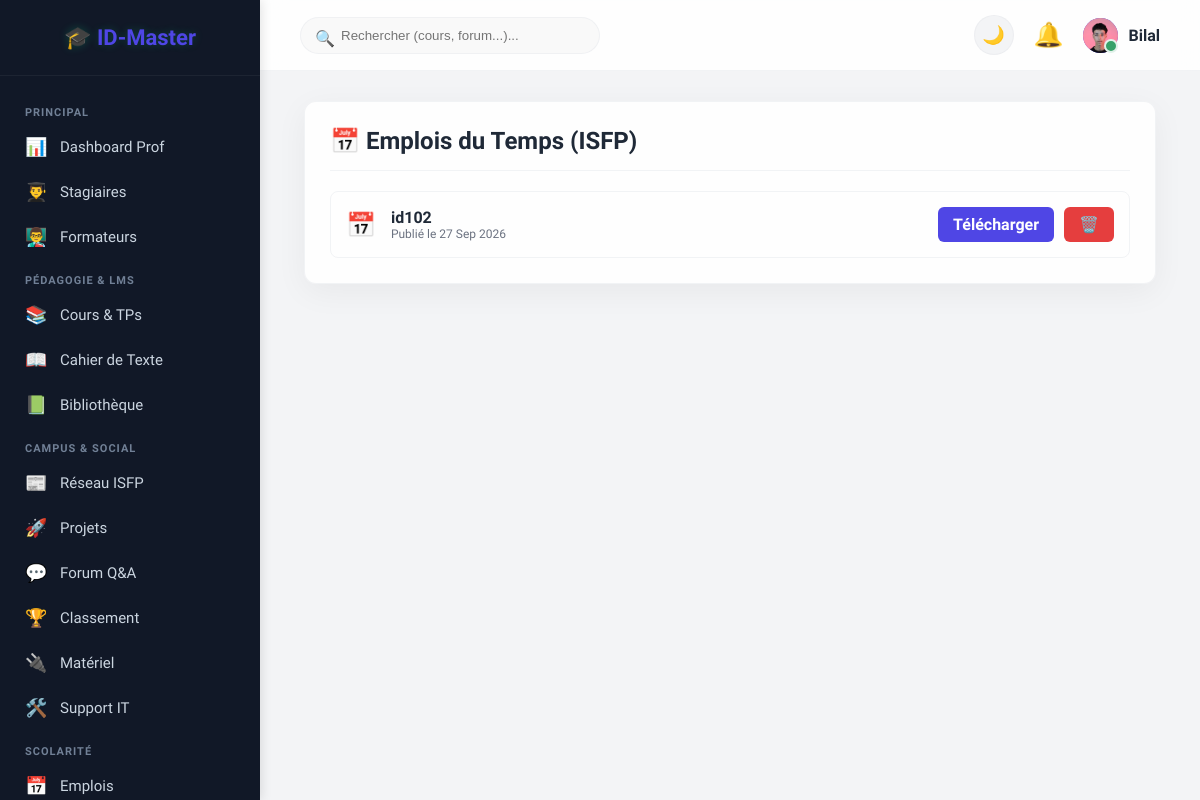
Screenshot of /lms/emploi-du-temps/ (signed in) with the database file from the repository.
### accounts/models.py (models this page shows, shortened)
class CustomUser(AbstractUser):
    ROLE_CHOICES = (('admin', 'Administrateur'), ('professor', 'Professeur'), ('etudiant', 'Étudiant'))
    role = models.CharField(max_length=20, choices=ROLE_CHOICES, default='etudiant')
    profile_picture = models.ImageField(upload_to='profiles/', blank=True, null=True)
    numero_cef = models.CharField(max_length=50, blank=True, null=True, verbose_name="N° Inscription (CEF)")
    last_activity = models.DateTimeField(default=timezone.now)

### lms/models.py (models this page shows, shortened)
class DocumentScolarite(models.Model):
    DOC_TYPES = (
        ('emploi', 'Emploi du Temps'),
        ('resultats', 'Résultats & Examens'),
        ('stages', 'Document de Stage'),
    )
    title = models.CharField(max_length=200)
    doc_type = models.CharField(max_length=20, choices=DOC_TYPES)
    file = models.FileField(upload_to='scolarite/')
    uploaded_by = models.ForeignKey(settings.AUTH_USER_MODEL, on_delete=models.CASCADE)
    uploaded_at = models.DateTimeField(auto_now_add=True)

### lms/views.py (the view)
# urls.py: path('emploi-du-temps/', emploi_view, name='emploi'),
def emploi_view(request):
    if not request.user.is_authenticated: return redirect('login')
    docs = DocumentScolarite.objects.filter(doc_type='emploi').order_by('-uploaded_at')
    return render(request, 'lms/emploi.html', {'docs': docs})

### lms/templates/lms/emploi.html
{% extends 'accounts/base.html' %}
{% block content %}
<div class="card" style="max-width: 800px; margin: 0 auto;">
    <h2 style="margin-top: 0; color: var(--text-main); border-bottom: 1px solid var(--border-color); padding-bottom: 15px;">📅 Emplois du Temps (ISFP)</h2>
    <div style="display: flex; flex-direction: column; gap: 15px; margin-top: 20px;">
        {% for doc in docs %}
        <div style="display: flex; justify-content: space-between; align-items: center; padding: 15px; border: 1px solid var(--border-color); border-radius: 8px;">
            <div style="display: flex; align-items: center; gap: 15px;">
                <span style="font-size: 24px;">📅</span>
                <div>
                    <div style="font-weight: bold; color: var(--text-main);">{{ doc.title }}</div>
                    <div style="font-size: 12px; color: var(--text-muted);">Publié le {{ doc.uploaded_at|date:"d M Y" }}</div>
                </div>
            </div>
            <div style="display: flex; gap: 10px;">
                <a href="{{ doc.file.url }}" target="_blank" style="background: var(--accent); color: white; text-decoration: none; padding: 8px 15px; border-radius: 6px; font-weight: bold;">Télécharger</a>
                {% if request.user.role == 'admin' or request.user.role == 'professor' %}<a href="{% url 'delete_scolarite' doc.id %}" style="background: #e53e3e; color: white; text-decoration: none; padding: 8px 15px; border-radius: 6px; font-weight: bold;">🗑️</a>{% endif %}
            </div>
        </div>
        {% empty %}<p style="text-align: center; color: var(--text-muted);">Aucun emploi du temps n'est disponible.</p>{% endfor %}
    </div>
</div>
{% endblock %}

### accounts/templates/accounts/base.html (shortened to what this page needs)
<!DOCTYPE html>
<html lang="fr">
<head>
</head>
<body>
    <aside class="sidebar" id="sidebar">
        <div class="sidebar-logo">🎓 ID-Master</div>
        <nav>
            <div class="section-title">Principal</div>
            {% if request.user.role == 'etudiant' %}
                <a href="{% url 'student_dashboard' %}"><span>🏠</span> Mon Espace</a>
            {% else %}
                <a href="{% url 'dashboard' %}"><span>📊</span> Dashboard Prof</a>
                <a href="{% url 'stagiaires' %}"><span>👨‍🎓</span> Stagiaires</a>
                <a href="{% url 'formateurs' %}"><span>👨‍🏫</span> Formateurs</a>
            {% endif %}
            <div class="section-title">Pédagogie & LMS</div>
            <a href="{% url 'courses_list' %}"><span>📚</span> Cours & TPs</a>
            <a href="{% url 'cahier_texte' %}"><span>📖</span> Cahier de Texte</a>
            <a href="{% url 'bibliotheque' %}"><span>📗</span> Bibliothèque</a>
            <div class="section-title">Campus & Social</div>
            <a href="{% url 'feed' %}"><span>📰</span> Réseau ISFP</a>
            <a href="{% url 'projets_stagiaires' %}"><span>🚀</span> Projets</a>
            <a href="{% url 'forum' %}"><span>💬</span> Forum Q&A</a>
            <a href="{% url 'leaderboard' %}"><span>🏆</span> Classement</a>
            <a href="{% url 'equipments' %}"><span>🔌</span> Matériel</a>
            <a href="{% url 'support_tickets' %}"><span>🛠️</span> Support IT</a>
            <div class="section-title">Scolarité</div>
            <a href="{% url 'emploi' %}"><span>📅</span> Emplois</a>
        </nav>
    </aside>
    <div class="main-wrapper">
        <header class="top-nav">
            <div style="display: flex; align-items: center; gap: 15px;">
                <form action="{% url 'global_search' %}" method="GET" class="search-container">
                    <span class="search-icon">🔍</span>
                    <input type="text" name="q" value="{{ query }}" class="search-bar" placeholder="Rechercher (cours, forum...)..." required>
                </form>
            </div>
            <div style="display: flex; align-items: center; gap: 20px;">
                <button id="themeToggleBtn" onclick="toggleTheme()" style="background: var(--bg-body); border: 1px solid var(--border-color); color: var(--text-main); width: 40px; height: 40px; border-radius: 50%; cursor: pointer; display: flex; align-items: center; justify-content: center; font-size: 18px; transition: 0.3s;" title="Cyberpunk / Light Mode">
                </button>
                <div style="position: relative;" id="notifContainer">
                    <div onclick="toggleNotifMenu()" style="position: relative; cursor: pointer; display: flex; align-items: center;" title="Notifications">
                        <span style="font-size: 24px;">🔔</span>
                    </div>
                </div>
                <div class="header-brand">
                    <a href="{% url 'settings' %}" style="display: flex; align-items: center; gap: 10px; text-decoration: none; color: var(--text-main); font-weight: 600;">
                        <div style="position: relative;">
                            <div class="avatar-container" style="width: 35px; height: 35px;">
                                {% if request.user.profile_picture %}<img src="{{ request.user.profile_picture.url }}" style="width: 100%; height: 100%; object-fit: cover;">{% else %}{{ request.user.username|make_list|first|upper }}{% endif %}
                            </div>
                            <span class="online-dot"></span>
                        </div>
                        <span class="desktop-name">{{ request.user.first_name|default:request.user.username }}</span>
                    </a>
                </div>
            </div>
        </header>
        <main class="content">
            {% block content %}{% endblock %}
        </main>
    </div>
</body>
</html>

### accounts/templates/accounts/base.html (style rules this page uses)
:root { --bg-body: #f3f4f6; --bg-card: rgba(255, 255, 255, 0.85); --text-main: #1f2937; --text-muted: #6b7280; --border-color: rgba(229, 231, 235, 0.5); --sidebar-bg: #111827; --sidebar-hover: #1f2937; --accent: #4f46e5; --header-bg: rgba(255, 255, 255, 0.85); --shadow-card: 0 8px 32px rgba(0, 0, 0, 0.05); --glass-blur: blur(12px); }
body { font-family: 'Tajawal', sans-serif; background-color: var(--bg-body); color: var(--text-main); margin: 0; display: flex; height: 100vh; overflow: hidden; transition: background-color 0.4s, color 0.4s; }
.sidebar { width: 260px; background-color: var(--sidebar-bg); color: white; display: flex; flex-direction: column; transition: 0.3s cubic-bezier(0.4, 0, 0.2, 1); box-shadow: 2px 0 10px rgba(0,0,0,0.1); z-index: 1000; }
.sidebar-logo { padding: 25px 20px; text-align: center; font-size: 22px; font-weight: bold; color: var(--accent); border-bottom: 1px solid rgba(255,255,255,0.05); text-shadow: 0 0 10px rgba(0, 255, 157, 0.2); }
.sidebar nav { flex: 1; padding-top: 15px; overflow-y: auto; }
.section-title { padding: 15px 25px 5px 25px; color: #718096; font-size: 11px; text-transform: uppercase; font-weight: bold; letter-spacing: 1px; }
.sidebar nav a { display: flex; align-items: center; padding: 12px 25px; color: #cbd5e0; text-decoration: none; font-size: 15px; transition: 0.2s; }
.sidebar nav a span { margin-right: 15px; font-size: 18px; width: 20px; text-align: center; transition: 0.2s; }
.main-wrapper { flex: 1; display: flex; flex-direction: column; overflow-y: auto; }
.top-nav { background: var(--header-bg); backdrop-filter: var(--glass-blur); height: 70px; display: flex; justify-content: space-between; align-items: center; padding: 0 40px; border-bottom: 1px solid var(--border-color); z-index: 10; position: sticky; top: 0; }
.search-container { position: relative; width: 300px; }
.search-bar { width: 100%; padding: 10px 15px 10px 40px; border: 1px solid var(--border-color); border-radius: 20px; background: rgba(0,0,0,0.02); color: var(--text-main); outline: none; transition: 0.3s; box-sizing: border-box; }
.search-icon { position: absolute; left: 15px; top: 12px; color: var(--text-muted); z-index: 2; }
.content { padding: 30px 40px; animation: fadeInDown 0.5s ease-out forwards; }
.card { background: var(--bg-card); backdrop-filter: var(--glass-blur); border: 1px solid var(--border-color); border-radius: 12px; padding: 25px; box-shadow: var(--shadow-card); transition: transform 0.3s, box-shadow 0.3s, border-color 0.3s; }
.online-dot { width: 10px; height: 10px; background-color: #38a169; border-radius: 50%; display: inline-block; border: 2px solid var(--bg-card); position: absolute; bottom: 0; right: 0; }
.avatar-container { position: relative; width: 40px; height: 40px; border-radius: 50%; background: var(--accent); color: #000; display: flex; justify-content: center; align-items: center; font-weight: bold; overflow: hidden; }

### rows the page displays
CustomUser: user.profile_picture (picture), user.first_name "Bilal"
DocumentScolarite: title "id102", uploaded_at "27 Sep 2026"
